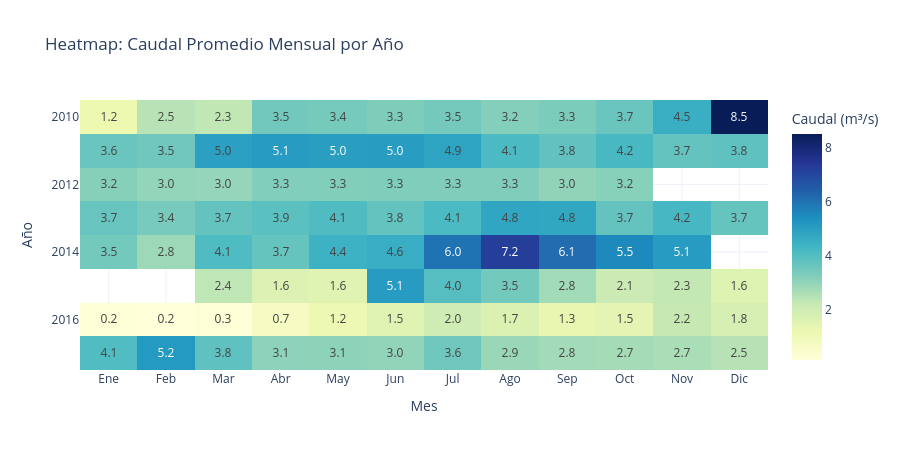

This figure's notebook cell:
### Markdown cell above
## 10. Heatmap: Caudal Promedio Año × Mes

Un **mapa de calor** permite visualizar simultáneamente la estacionalidad y la variación interanual.  
Las filas son los años y las columnas los meses.

### Code cell
# =============================================================================
# CONCEPTO: Heatmap Año × Mes — estacionalidad y variación interanual
# -----------------------------------------------------------------------------
# Un heatmap de caudal promedio cruzando año (filas) y mes (columnas) permite
# visualizar DOS dimensiones simultáneamente en una sola vista compacta:
#   - Lectura HORIZONTAL (por fila): variación del caudal a lo largo del año
#     → confirma la estacionalidad (patrón de meses húmedos y secos).
#   - Lectura VERTICAL (por columna): variación del mismo mes entre años
#     → detecta años anómalos (ej. un enero particularmente seco o lluvioso).
#
# Pipeline de preparación:
#   1. Agregar columnas "Año" y "Mes" al DataFrame usando el DatetimeIndex.
#   2. pivot_table(): reestructura el DataFrame para que el índice sean los
#      años, las columnas los meses y los valores el caudal promedio.
#      - aggfunc="mean": promedia los valores diarios de cada combinación año-mes.
#   3. pivot.columns = meses: renombra las columnas de números (1–12) a
#      abreviaciones legibles.
#
# px.imshow(): visualiza una matriz (DataFrame 2D) como heatmap de color.
#   - color_continuous_scale="YlGnBu": escala de amarillo (bajo) a azul oscuro
#     (alto), conveniente para representar volumen de agua.
#   - text_auto=".1f": muestra el valor promedio redondeado a 1 decimal en
#     cada celda del heatmap, combinando el mapa de color con datos exactos.
#   - aspect="auto": ajusta el tamaño de las celdas al espacio disponible.
#
# CRITERIO DE USO: Incluir este gráfico cuando se quiere comunicar de forma
# sintética tanto la estacionalidad como la variabilidad interanual en una
# sola imagen. Es especialmente útil en reportes y presentaciones.
# =============================================================================

heatmap_data = df.copy()
# Extracción de componentes temporales del DatetimeIndex
heatmap_data["Año"] = heatmap_data.index.year
heatmap_data["Mes"] = heatmap_data.index.month

# pivot_table: filas=Año, columnas=Mes, valores=promedio de Caudal
pivot = heatmap_data.pivot_table(values="Caudal", index="Año", columns="Mes", aggfunc="mean")
pivot.columns = meses  # Renombrar columnas numéricas a etiquetas textuales

fig = px.imshow(
    pivot,
    title="Heatmap: Caudal Promedio Mensual por Año",
    labels=dict(x="Mes", y="Año", color="Caudal (m³/s)"),
    color_continuous_scale="YlGnBu",  # Amarillo=bajo, azul oscuro=alto
    aspect="auto",                     # Ajusta celdas al espacio disponible
    text_auto=".1f",                   # Valor numérico en cada celda del mapa
)
fig.update_layout(width=900, height=450)
fig.show()

### Figure 1 — Plotly figure (JSON) as saved in the notebook; plotly's stock layout.template omitted (floating-point values rounded to 4 significant figures)
{"data": [{"coloraxis": "coloraxis", "hovertemplate": "Mes: %{x}<br>Año: %{y}<br>Caudal (m³/s): %{z}<extra></extra>", "name": "0", "texttemplate": "%{z:.1f}", "type": "heatmap", "x": ["Ene", "Feb", "Mar", "Abr", "May", "Jun", "Jul", "Ago", "Sep", "Oct", "Nov", "Dic"], "xaxis": "x", "y": [2010, 2011, 2012, 2013, 2014, 2015, 2016, 2017], "yaxis": "y", "z": [[1.196, 2.47, 2.319, 3.494, 3.431, 3.301, 3.452, 3.209, 3.329, 3.657, 4.539, 8.492], [3.63, 3.548, 4.956, 5.074, 4.988, 5.034, 4.869, 4.143, 3.787, 4.211, 3.721, 3.82], [3.18, 3.002, 2.968, 3.263, 3.255, 3.28, 3.27, 3.268, 3.041, 3.167, NaN, NaN], [3.687, 3.422, 3.721, 3.887, 4.066, 3.756, 4.133, 4.775, 4.758, 3.718, 4.229, 3.701], [3.468, 2.846, 4.088, 3.696, 4.426, 4.585, 5.987, 7.199, 6.1, 5.538, 5.088, NaN], [NaN, NaN, 2.358, 1.633, 1.565, 5.078, 3.979, 3.464, 2.772, 2.137, 2.294, 1.604], [0.2499, 0.1554, 0.2591, 0.727, 1.184, 1.54, 2.041, 1.683, 1.332, 1.452, 2.249, 1.841], [4.056, 5.153, 3.826, 3.085, 3.075, 3.016, 3.552, 2.901, 2.765, 2.733, 2.666, 2.489]]}], "layout": {"coloraxis": {"colorbar": {"title": {"text": "Caudal (m³/s)"}}, "colorscale": [[0, "rgb(255,255,217)"], [0.125, "rgb(237,248,177)"], [0.25, "rgb(199,233,180)"], [0.375, "rgb(127,205,187)"], [0.5, "rgb(65,182,196)"], [0.625, "rgb(29,145,192)"], [0.75, "rgb(34,94,168)"], [0.875, "rgb(37,52,148)"], [1, "rgb(8,29,88)"]]}, "height": 450, "title": {"text": "Heatmap: Caudal Promedio Mensual por Año"}, "width": 900, "xaxis": {"anchor": "y", "domain": [0, 1], "title": {"text": "Mes"}}, "yaxis": {"anchor": "x", "autorange": "reversed", "domain": [0, 1], "title": {"text": "Año"}}}}
